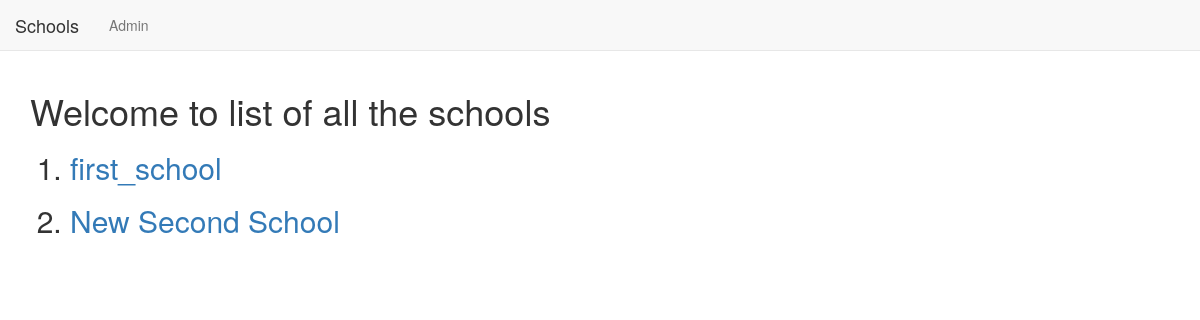
The app's page /basic_app/, older data.
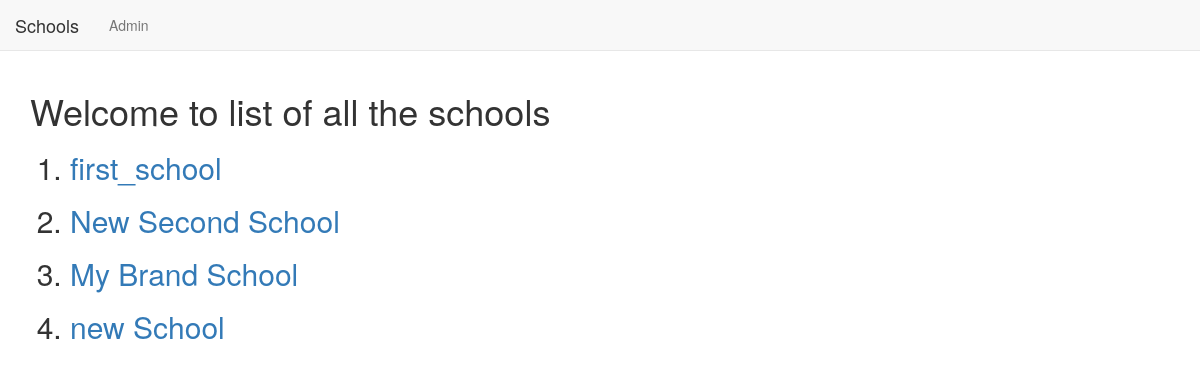
The same page, newer data.
### basic_app/models.py (models this page shows, shortened)
class School(models.Model):
    name = models.CharField(max_length = 256)
    principal = models.CharField(max_length = 256)
    location = models.CharField(max_length = 256)

### basic_app/views.py (the view)
class SchoolListView(ListView):
    context_object_name = 'schools'
    model = models.School

### basic_app/templates/basic_app/school_list.html
{% extends "basic_app/basic_app_base.html" %}
{% block body_block %}
<h1>Welcome to list of all the schools </h1>
<ol>
  {% for school in schools %}
  <h2><li><a href="{{school.id}}">{{school.name}}</a></li></h2>
  {% endfor %}
</ol>
{% endblock %}

### basic_app/templates/basic_app/basic_app_base.html (shortened to what this page needs)
<!DOCTYPE html>
<html lang="en" dir="ltr">
  <head>
    <link rel="stylesheet" href="https://maxcdn.bootstrapcdn.com/bootstrap/3.3.7/css/bootstrap.min.css">
  </head>
  <body>
    <nav class = "navbar navbar-default navbar-static-top">
      <ul class="nav navbar-nav">
          <li><a class="navbar-brand" href="{% url 'basic_app:list' %}">Schools</a></li>
          <li><a class="navbar-link" href="{% url 'admin:index' %}">Admin</a></li>
          <li><a href="#"></a></li>
      </ul>
    </nav>
    <div class="container">
      {% block body_block %}
      {% endblock %}
    </div>
  </body>
</html>

Row changes from the older to the newer data that the page shows:
added School: name "My Brand School"
added School: name "new School"
